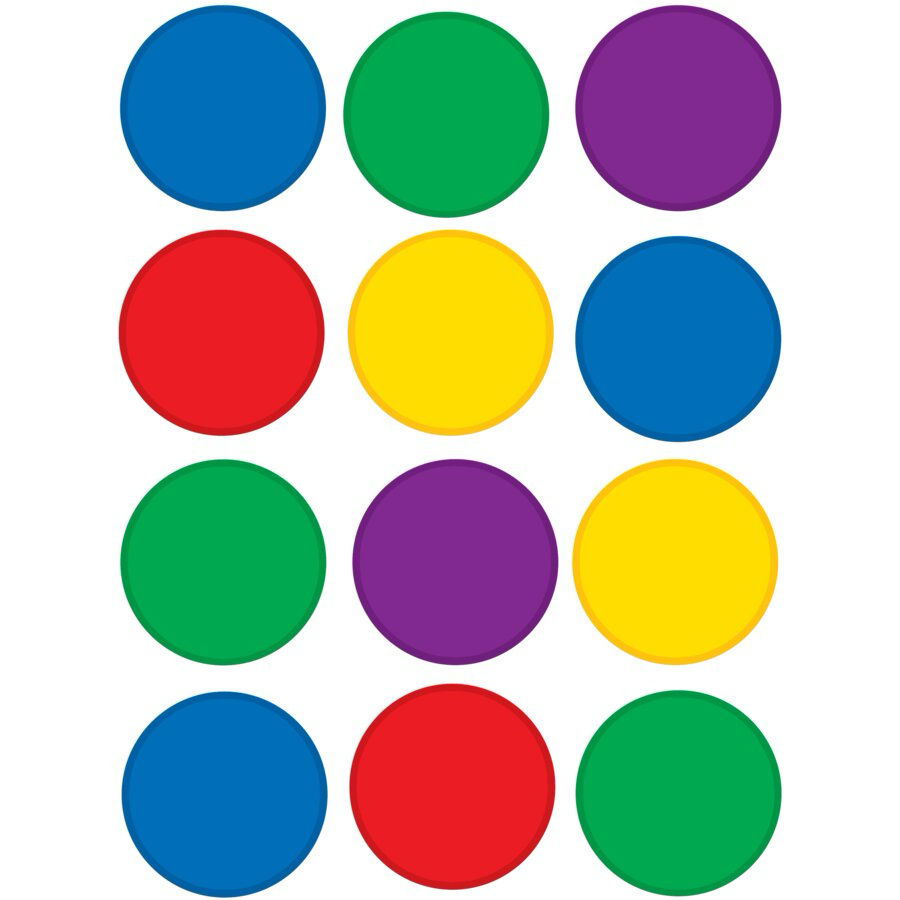
#> input picture OpenCV/L6/circles.png, 900 x 900 px
$ python circlecount.py
#> lines starting #> are read from the running program, lines starting #| are printed output that depends on the picture; after the words box and inside, x2 and y2 are one past the last pixel; in counts of white or black regions, pixels touching at a corner belong together
import cv2
import numpy as np

image = cv2.imread("circles.png", cv2.IMREAD_GRAYSCALE)
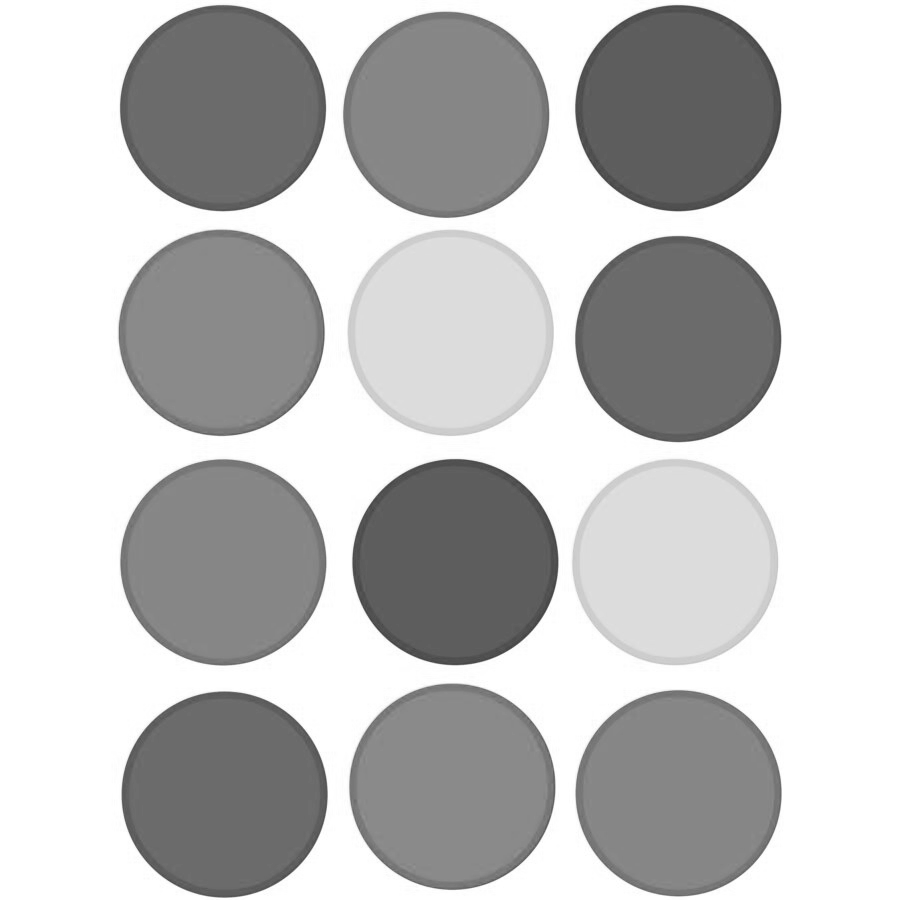
#> image: shape (900, 900); min 59, max 255, mean 194.6

if image is None:
    print("Image not Found!")
    exit()

_, thresh = cv2.threshold(image, 120, 255, cv2.THRESH_BINARY_INV)
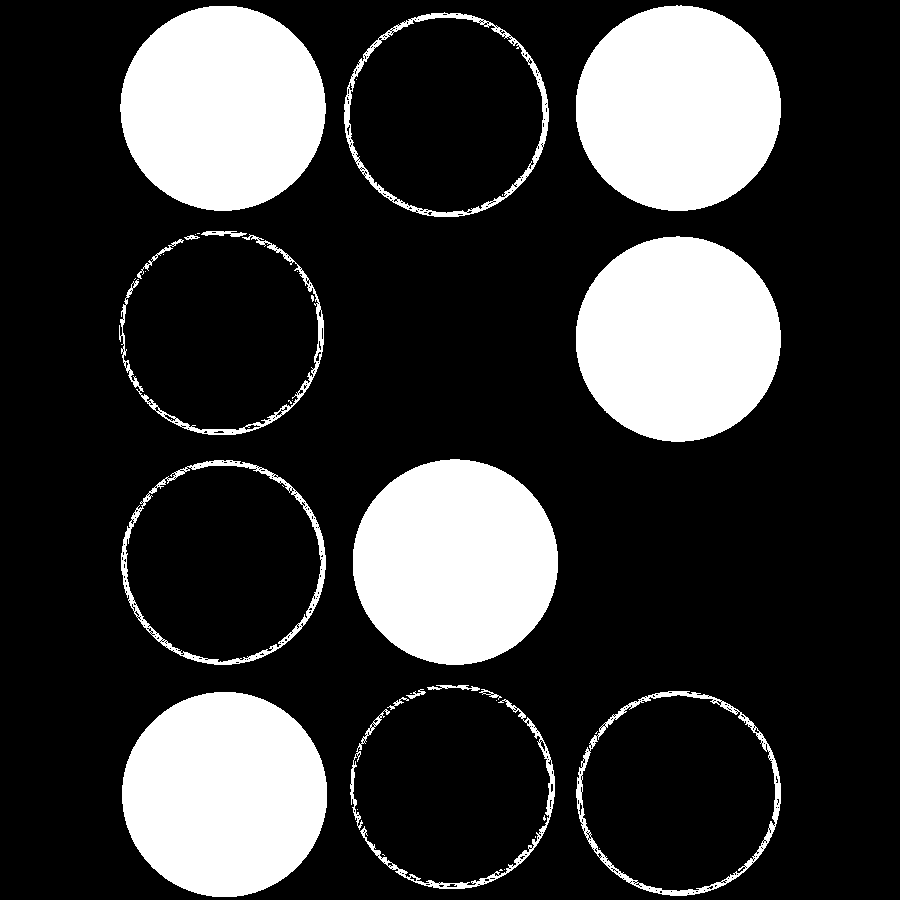
#> thresh: shape (900, 900); 22.2% white; 40 white regions (22 under 20 px), largest, box (x1, y1, x2, y2) and area: (353, 459, 558, 665) 33155, (576, 5, 781, 211) 33151, (120, 6, 326, 211) 33106

thresh - cv2.GaussianBlur(thresh, (5, 5), 0)

params = cv2.SimpleBlobDetector_Params()

params.minThreshold = 10
params.maxThreshold = 200

params.filterByColor = True
params.blobColor = 255

params.filterByArea = True
